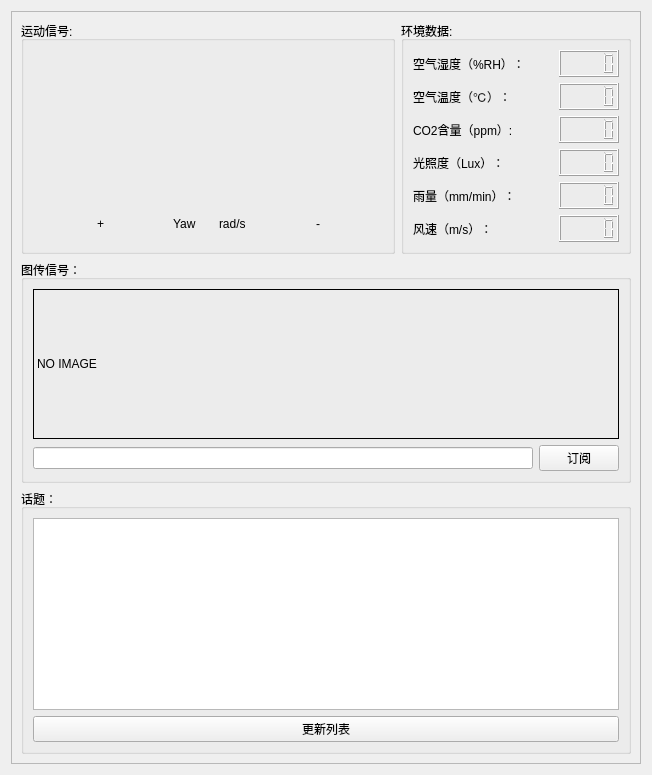
          <widget class="QWidget" name="tab_status">
           <attribute name="title">
            <string>传感器信息</string>
           </attribute>
           <layout class="QVBoxLayout" name="verticalLayout_21">
            <item>
             <widget class="QFrame" name="frame_2">
              <property name="minimumSize">
               <size>
                <width>0</width>
                <height>0</height>
               </size>
              </property>
              <property name="frameShape">
               <enum>QFrame::StyledPanel</enum>
              </property>
              <property name="frameShadow">
               <enum>QFrame::Raised</enum>
              </property>
              <layout class="QVBoxLayout" name="verticalLayout_28">
               <item>
                <layout class="QVBoxLayout" name="verticalLayout_23">
                 <item>
                  <layout class="QHBoxLayout" name="horizontalLayout_26">
                   <item>
                    <widget class="QGroupBox" name="groupBox_3">
                     <property name="sizePolicy">
                      <sizepolicy hsizetype="Preferred" vsizetype="Preferred">
                       <horstretch>0</horstretch>
                       <verstretch>0</verstretch>
                      </sizepolicy>
                     </property>
                     <property name="title">
                      <string>运动信号:</string>
                     </property>
                     <layout class="QVBoxLayout" name="verticalLayout">
                      <item>
                       <layout class="QHBoxLayout" name="horizontalLayout_16">
                        <item>
                         <widget class="QWidget" name="widget_dashboard" native="true">
                          <property name="minimumSize">
                           <size>
                            <width>300</width>
                            <height>150</height>
                           </size>
                          </property>
                          <property name="maximumSize">
                           <size>
                            <width>0</width>
                            <height>150</height>
                           </size>
                          </property>
                         </widget>
                        </item>
                       </layout>
                      </item>
                      <item>
                       <layout class="QHBoxLayout" name="horizontalLayout_9">
                        <item>
                         <spacer name="horizontalSpacer_2">
                          <property name="orientation">
                           <enum>Qt::Horizontal</enum>
                          </property>
                          <property name="sizeHint" stdset="0">
                           <size>
                            <width>40</width>
                            <height>20</height>
                           </size>
                          </property>
                         </spacer>
                        </item>
                        <item>
                         <widget class="QLabel" name="label_turnLeft">
                          <property name="text">
                           <string>+</string>
                          </property>
                         </widget>
                        </item>
                        <item>
                         <spacer name="horizontalSpacer_4">
                          <property name="orientation">
                           <enum>Qt::Horizontal</enum>
                          </property>
                          <property name="sizeHint" stdset="0">
                           <size>
                            <width>40</width>
                            <height>20</height>
                           </size>
                          </property>
                         </spacer>
                        </item>
                        <item>
                         <widget class="QLabel" name="label_speed">
                          <property name="minimumSize">
                           <size>
                            <width>40</width>
                            <height>0</height>
                           </size>
                          </property>
                          <property name="maximumSize">
                           <size>
                            <width>40</width>
                            <height>200</height>
                           </size>
                          </property>
                          <property name="text">
                           <string>Yaw</string>
                          </property>
                         </widget>
                        </item>
                        <item>
                         <widget class="QLabel" name="label_4">
                          <property name="text">
                           <string>rad/s</string>
                          </property>
                         </widget>
                        </item>
                        <item>
                         <spacer name="horizontalSpacer_5">
                          <property name="orientation">
                           <enum>Qt::Horizontal</enum>
                          </property>
                          <property name="sizeHint" stdset="0">
                           <size>
                            <width>40</width>
                            <height>20</height>
                           </size>
                          </property>
                         </spacer>
                        </item>
                        <item>
                         <widget class="QLabel" name="label_turnRight">
                          <property name="text">
                           <string>-</string>
                          </property>
                         </widget>
                        </item>
                        <item>
                         <spacer name="horizontalSpacer_3">
                          <property name="orientation">
                           <enum>Qt::Horizontal</enum>
                          </property>
                          <property name="sizeHint" stdset="0">
                           <size>
                            <width>40</width>
                            <height>20</height>
                           </size>
                          </property>
                         </spacer>
                        </item>
                       </layout>
                      </item>
                     </layout>
                    </widget>
                   </item>
                   <item>
                    <widget class="QGroupBox" name="groupBox_5">
                     <property name="minimumSize">
                      <size>
                       <width>120</width>
                       <height>0</height>
                      </size>
                     </property>
                     <property name="title">
                      <string>环境数据:</string>
                     </property>
                     <layout class="QVBoxLayout" name="verticalLayout_17">
                      <item>
                       <layout class="QHBoxLayout" name="horizontalLayout_13">
                        <item>
                         <widget class="QLabel" name="label_humidity">
                          <property name="minimumSize">
                           <size>
                            <width>140</width>
                            <height>0</height>
                           </size>
                          </property>
                          <property name="maximumSize">
                           <size>
                            <width>140</width>
                            <height>16777215</height>
                           </size>
                          </property>
                          <property name="text">
                           <string>空气湿度（%RH）：</string>
                          </property>
                         </widget>
                        </item>
                        <item>
                         <widget class="QLCDNumber" name="lcdNumber_humidity">
                          <property name="minimumSize">
                           <size>
                            <width>60</width>
                            <height>27</height>
                           </size>
                          </property>
                          <property name="maximumSize">
                           <size>
                            <width>60</width>
                            <height>27</height>
                           </size>
                          </property>
                          <property name="styleSheet">
                           <string notr="true">color: rgb(255, 0, 0);</string>
                          </property>
                         </widget>
                        </item>
                       </layout>
                      </item>
                      <item>
                       <layout class="QHBoxLayout" name="horizontalLayout_14">
                        <item>
                         <widget class="QLabel" name="label_temperature">
                          <property name="minimumSize">
                           <size>
                            <width>140</width>
                            <height>0</height>
                           </size>
                          </property>
                          <property name="maximumSize">
                           <size>
                            <width>140</width>
                            <height>16777215</height>
                           </size>
                          </property>
                          <property name="text">
                           <string>空气温度（℃）：</string>
                          </property>
                         </widget>
                        </item>
                        <item>
                         <widget class="QLCDNumber" name="lcdNumber_temperature">
                          <property name="minimumSize">
                           <size>
                            <width>60</width>
                            <height>27</height>
                           </size>
                          </property>
                          <property name="maximumSize">
                           <size>
                            <width>60</width>
                            <height>27</height>
                           </size>
                          </property>
                          <property name="styleSheet">
                           <string notr="true">color: rgb(0, 0, 0);</string>
                          </property>
                         </widget>
                        </item>
                       </layout>
                      </item>
                      <item>
                       <layout class="QHBoxLayout" name="horizontalLayout_17">
                        <item>
                         <widget class="QLabel" name="label_CO2">
                          <property name="minimumSize">
                           <size>
                            <width>140</width>
                            <height>0</height>
                           </size>
                          </property>
                          <property name="maximumSize">
                           <size>
                            <width>140</width>
                            <height>16777215</height>
                           </size>
                          </property>
                          <property name="text">
                           <string>CO2含量（ppm）:</string>
                          </property>
                         </widget>
                        </item>
                        <item>
                         <widget class="QLCDNumber" name="lcdNumber_CO2">
                          <property name="minimumSize">
                           <size>
                            <width>60</width>
                            <height>27</height>
                           </size>
                          </property>
                          <property name="maximumSize">
                           <size>
                            <width>60</width>
                            <height>27</height>
                           </size>
                          </property>
                          <property name="styleSheet">
                           <string notr="true">color: rgb(0, 0, 0);</string>
                          </property>
                         </widget>
                        </item>
                       </layout>
                      </item>
                      <item>
                       <layout class="QHBoxLayout" name="horizontalLayout_18">
                        <item>
                         <widget class="QLabel" name="label_illumination">
                          <property name="minimumSize">
                           <size>
                            <width>140</width>
                            <height>0</height>
                           </size>
                          </property>
                          <property name="maximumSize">
                           <size>
                            <width>140</width>
                            <height>16777215</height>
                           </size>
                          </property>
                          <property name="text">
                           <string>光照度（Lux）：</string>
                          </property>
                         </widget>
                        </item>
                        <item>
                         <widget class="QLCDNumber" name="lcdNumber_illuminance">
                          <property name="minimumSize">
                           <size>
                            <width>60</width>
                            <height>27</height>
                           </size>
                          </property>
                          <property name="maximumSize">
                           <size>
                            <width>60</width>
                            <height>27</height>
                           </size>
                          </property>
                          <property name="styleSheet">
                           <string notr="true">color: rgb(0, 0, 0);</string>
                          </property>
                         </widget>
                        </item>
                       </layout>
                      </item>
                      <item>
                       <layout class="QHBoxLayout" name="horizontalLayout_19">
                        <item>
                         <widget class="QLabel" name="label_rainfall">
                          <property name="minimumSize">
                           <size>
                            <width>140</width>
                            <height>0</height>
                           </size>
                          </property>
                          <property name="maximumSize">
                           <size>
                            <width>140</width>
                            <height>16777215</height>
                           </size>
                          </property>
                          <property name="text">
                           <string>雨量（mm/min）：</string>
                          </property>
                         </widget>
                        </item>
                        <item>
                         <widget class="QLCDNumber" name="lcdNumber_rainfall">
                          <property name="minimumSize">
                           <size>
                            <width>60</width>
                            <height>27</height>
                           </size>
                          </property>
                          <property name="maximumSize">
                           <size>
                            <width>60</width>
                            <height>27</height>
                           </size>
                          </property>
                          <property name="styleSheet">
                           <string notr="true">color: rgb(0, 0, 0);</string>
                          </property>
                         </widget>
                        </item>
                       </layout>
                      </item>
                      <item>
                       <layout class="QHBoxLayout" name="horizontalLayout_20">
                        <item>
                         <widget class="QLabel" name="label_anemograph">
                          <property name="minimumSize">
                           <size>
                            <width>140</width>
                            <height>0</height>
                           </size>
                          </property>
                          <property name="maximumSize">
                           <size>
                            <width>140</width>
                            <height>16777215</height>
                           </size>
                          </property>
                          <property name="text">
                           <string>风速（m/s）：</string>
                          </property>
                         </widget>
                        </item>
                        <item>
                         <widget class="QLCDNumber" name="lcdNumber_anemograph">
                          <property name="minimumSize">
                           <size>
                            <width>60</width>
                            <height>27</height>
                           </size>
                          </property>
                          <property name="maximumSize">
                           <size>
                            <width>60</width>
                            <height>27</height>
                           </size>
                          </property>
                          <property name="styleSheet">
                           <string notr="true">color: rgb(0, 0, 0);</string>
                          </property>
                         </widget>
                        </item>
                       </layout>
                      </item>
                     </layout>
                    </widget>
                   </item>
                  </layout>
                 </item>
                 <item>
                  <widget class="QGroupBox" name="groupBox_4">
                   <property name="title">
                    <string>图传信号：</string>
                   </property>
                   <layout class="QVBoxLayout" name="verticalLayout_22">
                    <item>
                     <layout class="QVBoxLayout" name="verticalLayout_11">
                      <item>
                       <widget class="QLabel" name="label_image">
                        <property name="sizePolicy">
                         <sizepolicy hsizetype="Preferred" vsizetype="Preferred">
                          <horstretch>0</horstretch>
                          <verstretch>0</verstretch>
                         </sizepolicy>
                        </property>
                        <property name="minimumSize">
                         <size>
                          <width>0</width>
                          <height>150</height>
                         </size>
                        </property>
                        <property name="maximumSize">
                         <size>
                          <width>16777215</width>
                          <height>200</height>
                         </size>
                        </property>
                        <property name="styleSheet">
                         <string notr="true">border:1px solid black</string>
                        </property>
                        <property name="text">
                         <string>NO IMAGE</string>
                        </property>
                       </widget>
                      </item>
                      <item>
                       <layout class="QHBoxLayout" name="horizontalLayout_7">
                        <item>
                         <widget class="QLineEdit" name="lineEdit_image_topic">
                          <property name="sizePolicy">
                           <sizepolicy hsizetype="Preferred" vsizetype="Fixed">
                            <horstretch>0</horstretch>
                            <verstretch>0</verstretch>
                           </sizepolicy>
                          </property>
                          <property name="minimumSize">
                           <size>
                            <width>500</width>
                            <height>0</height>
                           </size>
                          </property>
                          <property name="maximumSize">
                           <size>
                            <width>500</width>
                            <height>16777215</height>
                           </size>
                          </property>
                         </widget>
                        </item>
                        <item>
                         <widget class="QPushButton" name="pushButton_sub_image">
                          <property name="sizePolicy">
                           <sizepolicy hsizetype="Preferred" vsizetype="Fixed">
                            <horstretch>0</horstretch>
                            <verstretch>0</verstretch>
                           </sizepolicy>
                          </property>
                          <property name="text">
                           <string>订阅</string>
                          </property>
                         </widget>
                        </item>
                       </layout>
                      </item>
                     </layout>
                    </item>
                   </layout>
                  </widget>
                 </item>
                 <item>
                  <widget class="QGroupBox" name="groupBox_6">
                   <property name="title">
                    <string>话题：</string>
                   </property>
                   <layout class="QVBoxLayout" name="verticalLayout_19">
                    <item>
                     <layout class="QVBoxLayout" name="verticalLayout_3">
                      <item>
                       <widget class="QListWidget" name="topic_listWidget"/>
                      </item>
                     </layout>
                    </item>
                    <item>
                     <widget class="QPushButton" name="refreash_topic_btn">
                      <property name="text">
                       <string>更新列表</string>
                      </property>
                     </widget>
                    </item>
                   </layout>
                  </widget>
                 </item>
                </layout>
               </item>
              </layout>
             </widget>
            </item>
           </layout>
          </widget>
